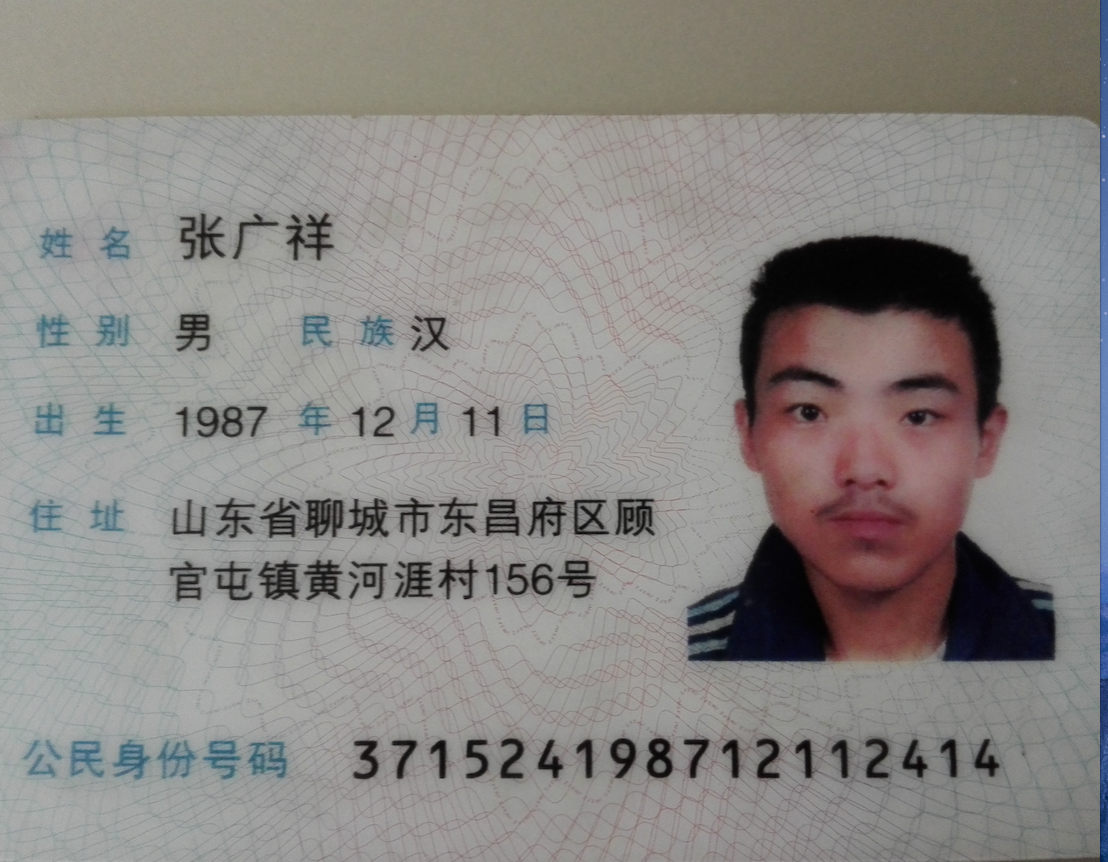
#> input picture image/001.jpg, 1108 x 862 px
$ python Image-open.py
#> lines starting #> are read from the running program, lines starting #| are printed output that depends on the picture

from PIL import Image
import glob, os


im = Image.open("image/001.jpg")
#> im is the input picture: PIL image 1108x862 RGBA; mean R, G, B, A 137.5, 134.5, 131.7, 255

print(im.format, im.size, im.mode)
#| TIFF (1108, 862) RGBA

im.rotate(180).show()  #向右旋转角度
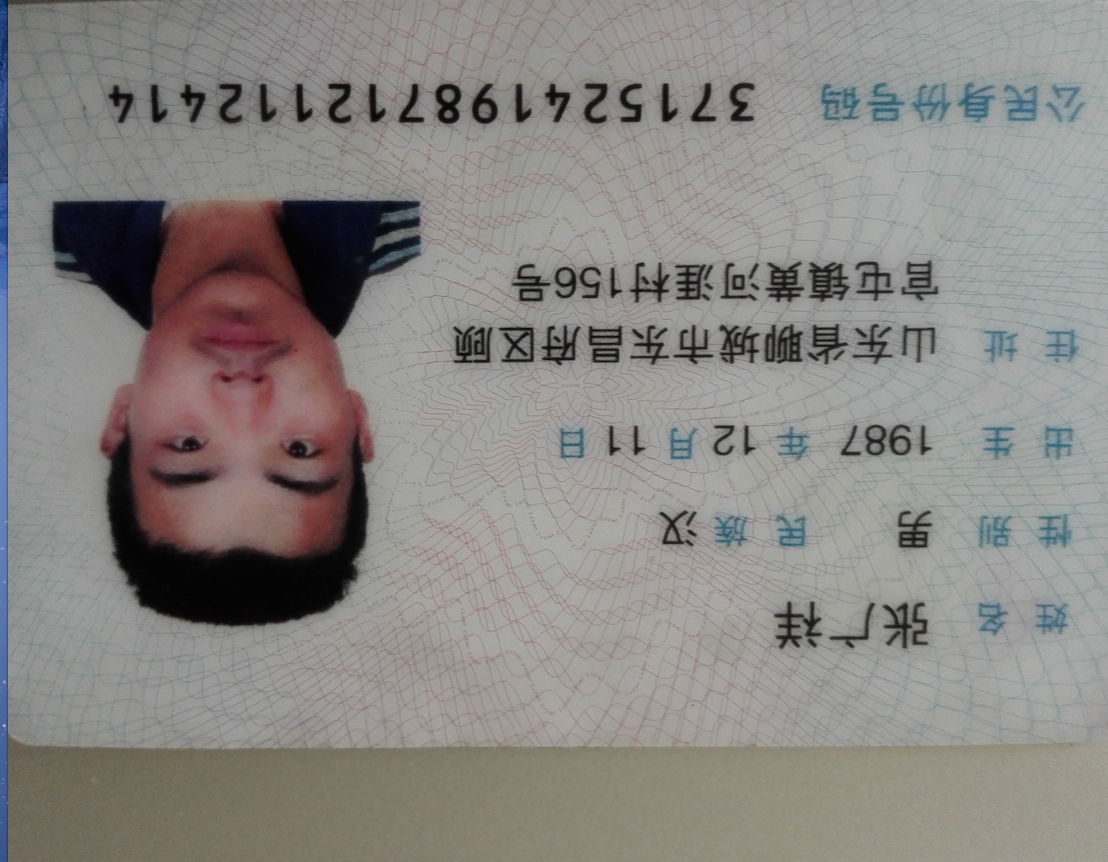
#> shown: PIL image 1108x862 RGBA; mean R, G, B, A 137.5, 134.5, 131.7, 255
